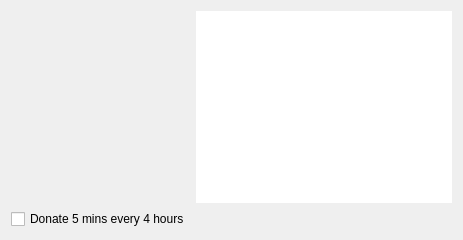
          <widget class="QWidget" name="pageHelp">
           <layout class="QGridLayout" name="gridLayout_47">
            <item row="0" column="0">
             <widget class="QLabel" name="label_38">
              <property name="text">
               <string/>
              </property>
              <property name="pixmap">
               <pixmap resource="resources.qrc">:/images/logo.png</pixmap>
              </property>
             </widget>
            </item>
            <item row="0" column="1">
             <widget class="QPlainTextEdit" name="plainTextEditHelpPage">
              <property name="font">
               <font>
                <family>Arial</family>
               </font>
              </property>
              <property name="styleSheet">
               <string notr="true">position:center</string>
              </property>
              <property name="frameShape">
               <enum>QFrame::NoFrame</enum>
              </property>
              <property name="lineWidth">
               <number>0</number>
              </property>
              <property name="readOnly">
               <bool>true</bool>
              </property>
             </widget>
            </item>
            <item row="1" column="0">
             <widget class="QCheckBox" name="checkBoxHelpPage">
              <property name="font">
               <font>
                <family>Arial</family>
               </font>
              </property>
              <property name="text">
               <string>Donate 5 mins every 4 hours</string>
              </property>
             </widget>
            </item>
           </layout>
          </widget>
